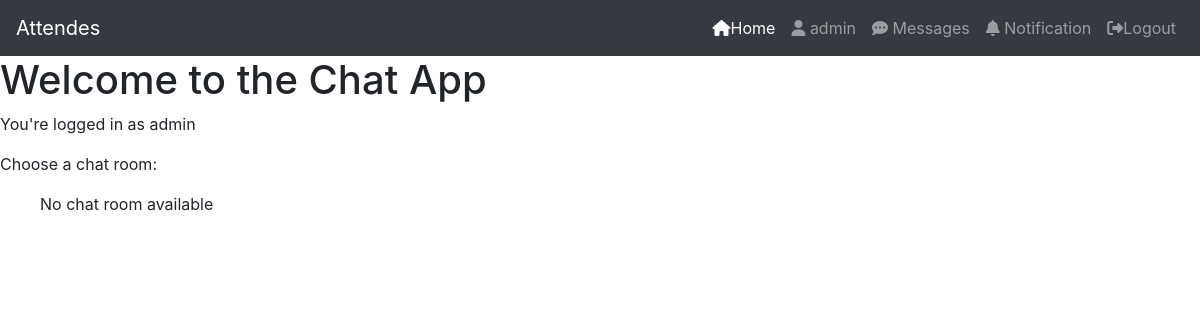
Before: /chat/ (signed in) with the older database file.
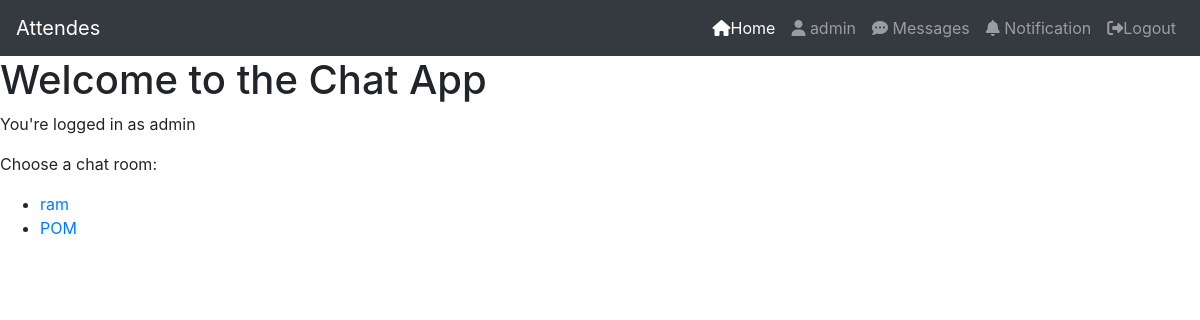
After: the same page with the newer database file.
### Account/models.py (models this page shows, shortened)
class User(AbstractBaseUser):
    class Roles(models.TextChoices):
        ADMIN= 'ADMIN', 'Admin'
        STUDENT = 'STUDENT','Student'
        TEACHER = 'TEACHER','Teacher'
    role =  models.CharField(max_length=100, choices=Roles.choices, default=Roles.ADMIN)
    email = models.EmailField(verbose_name='email', max_length=60, unique=True)
    username = models.CharField(max_length=100,unique=True)
    institute = models.ForeignKey("Institute",on_delete=models.CASCADE,blank=True, null=True)
    profile_pics = models.ImageField(upload_to="User/Profile/images", blank=True,null=True)
    is_admin = models.BooleanField(default = False)
    is_active = models.BooleanField(default = True)
    is_superuser = models.BooleanField(default = False)
    is_staff = models.BooleanField(default = False)
    USERNAME_FIELD = ('email')
    REQUIRED_FIELDS = ['username']
    objects = MyAccountManager()

### Chat/models.py (models this page shows, shortened)
class Room(models.Model):
    name = models.CharField(max_length=255)

### Chat/views.py (the view)
# urls.py: path('', views.Index.as_view(), name='chat'),
class Index(LoginRequiredMixin, View):
    def get(self, request):
        chat_rooms = Room.objects.all()
        return render(request, "chat/chat.html",{'chat_rooms':chat_rooms})

### Templates/chat/chat.html
{% extends 'Account/base.html' %}
{% block content %}
    <h1>Welcome to the Chat App</h1>
    {% if user.is_authenticated %}
        <p>You're logged in as {{ user.username }}</p>
        <p>Choose a chat room:</p>
        <ul>
            {% if chat_rooms %}
                {% for room in chat_rooms %}
                    <li><a href="{% url 'room'  room.name %}">{{ room.name }}</a></li>
                {% endfor %}
            {% else %}
                <p> No chat room available </p>
            {% endif%}
        </ul>
    {% else %}
        <p>You're not logged in. Please <a href="{% url 'login' %}">log in</a> or <a href="{% url 'signup' %}">sign up</a> to use the chat app.</p>
    {% endif %}
{% endblock %}

### Templates/Account/base.html (shortened to what this page needs)
<!DOCTYPE html>
<html lang="en">
<head>
</head>
<body>
      <nav class="navbar navbar-default navbar-fixed-top navbar-expand-lg navbar-dark bg-dark ">
        <a class="navbar-brand" href="#">Attendes</a>
        <div class="collapse navbar-collapse" id="navbarNav">
          <ul class="navbar-nav ml-auto">
            {% if user.is_authenticated %}
              <li class="nav-item active">
                <a class="nav-link" href="{% url 'home' %}"><i class="fas fa-home"></i>Home</a>
              </li>
              <li class="nav-item">
                <a class="nav-link" href="{% url 'profile' %}"> <i class="nav-icon fas fa-user"></i> {{ user.username }}</a>
              </li>
              <li class="nav-item">
                <a class="nav-link" href="{% url 'chat' %}"> <i class="fas fa-comment-dots"></i> Messages</a>
              </li>
              <li class="nav-item">
                <a class="nav-link" href="#"> <i class="fas fa-bell"></i> Notification</a>
              </li>
              <li class="nav-item">
                <a class="nav-link" href="{% url 'logout' %}"><i class="fas fa-sign-out-alt"></i>Logout</a>
              </li>
            {% endif %}
          </ul>
        </div>
      </nav>
{% block content %}
{% endblock content %}
<link rel="stylesheet" href="https://cdn.jsdelivr.net/npm/bootstrap@4.3.1/dist/css/bootstrap.min.css">
</body>
</html>

Changed rows visible on the page:
added Room: name "ram"
added Room: name "POM"
Other visible differences:
text no longer shown: "No chat room available"
